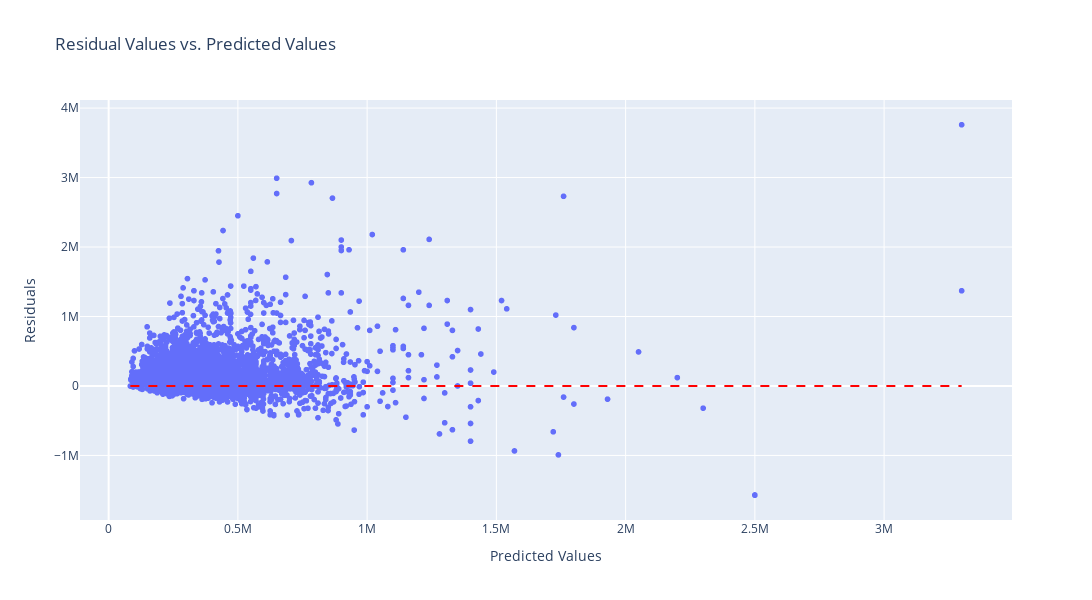

Source (notebook cell):
### Code cell
import plotly.express as px
import numpy as np

# Assuming you have y_test and y_pred_test as your true and predicted data
# Calculate residuals
residuals = np.array(y_test) - np.array(y_pred_test)

# Create the scatter plot
fig = px.scatter(x=y_pred_test, y=residuals, title='Residual Values vs. Predicted Values',
                 labels={'x': 'Predicted Values', 'y': 'Residuals'})

# Add a horizontal line at y=0 for reference
fig.add_shape(type='line', x0=min(y_pred_test), x1=max(y_pred_test), y0=0, y1=0,
              line=dict(color='red', dash='dash'))
fig.update_layout(width=1200,height=600)

fig.show()

### Figure 1 — Plotly figure (JSON) as saved in the notebook; plotly's stock layout.template omitted (floating-point values rounded to 4 significant figures; data arrays with more than 128 entries replaced by an {"elided": "..."} marker saying what was removed)
{"data": [{"hovertemplate": "Predicted Values=%{x}<br>Residuals=%{y}<extra></extra>", "legendgroup": "", "marker": {"color": "#636efa", "symbol": "circle"}, "mode": "markers", "name": "", "showlegend": false, "type": "scattergl", "x": {"elided": "5400 int values"}, "xaxis": "x", "y": {"elided": "5400 int values"}, "yaxis": "y"}], "layout": {"height": 600, "legend": {"tracegroupgap": 0}, "shapes": [{"line": {"color": "red", "dash": "dash"}, "type": "line", "x0": 84000, "x1": 3300000, "y0": 0, "y1": 0}], "title": {"text": "Residual Values vs. Predicted Values"}, "width": 1200, "xaxis": {"anchor": "y", "domain": [0, 1], "title": {"text": "Predicted Values"}}, "yaxis": {"anchor": "x", "domain": [0, 1], "title": {"text": "Residuals"}}}}
